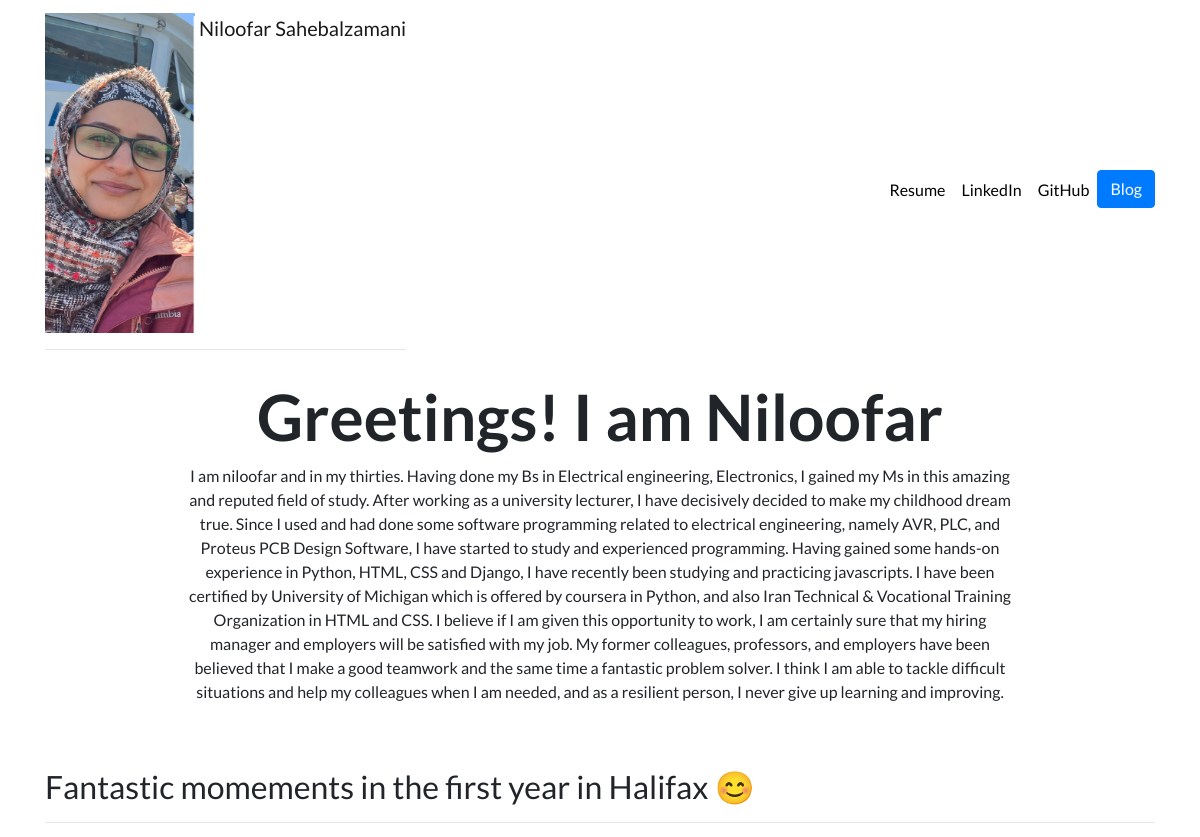
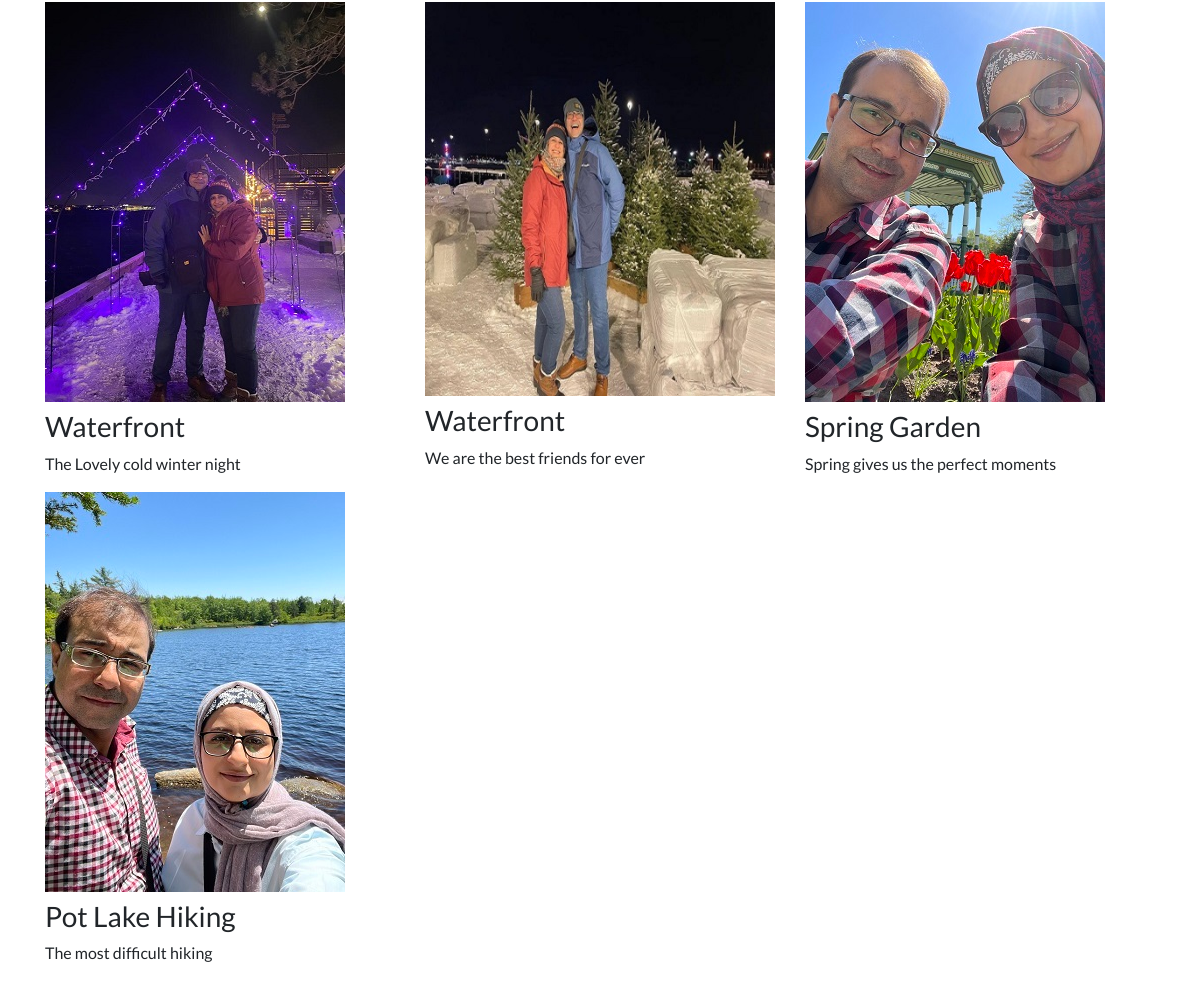
The page / on the database its author committed (2 pictures, top to bottom).
### portfolio/models.py (models this page shows, shortened)
class Project(models.Model):
    title=models. CharField(max_length=100)
    description=models.CharField(max_length=250)
    image=models.ImageField(upload_to='portfolio/images/')
    url=models.URLField(blank=True)

### portfolio/views.py (the view)
# urls.py: 2. Add a URL to urlpatterns:  path('', views.home, name='home')
def home(request):
   projects = Project.objects.all()
   return render(request, 'portfolio/home.html', {'projects':projects})

### portfolio/templates/portfolio/home.html
{% extends "portfolio/base.html" %}
{% load static %}
{% block content %}
<div class="row justify-content-center mb-3">
  <div class="col-md-9 text-center">
    <h1 id="hometext" class="font-weight-bold">Greetings! I am Niloofar</h1>
    <p> I am niloofar and in my thirties. Having done my Bs in Electrical engineering, Electronics, I gained my Ms in this amazing and reputed field of study. After working as a university lecturer, I have decisively decided to make my childhood dream true. Since I used and had done some software programming related to electrical engineering, namely AVR, PLC, and Proteus PCB Design Software, I have started to study and experienced programming. Having gained some hands-on experience in Python, HTML, CSS and Django, I have recently been studying and practicing javascripts.
        I have been certified by University of Michigan which is offered by coursera in Python, and also Iran Technical & Vocational Training Organization in HTML and CSS. I believe if I am given this opportunity to work, I am certainly sure that my hiring manager and employers will be satisfied with my job. My former colleagues, professors, and employers have been believed that I make a good teamwork and the same time a fantastic problem solver. I think I am able to tackle difficult situations and help my colleagues when I am needed, and as a resilient person, I never give up learning and improving.
</p>
  </div>
</div>
<h2 class="mt-5">Fantastic momements in the first year in Halifax 😊</h2>
<hr>
<div class="row">
  {% for project in projects %}
  <div class="col-lg-4 col-md-6">
    {% if project.url %}
    <a href="{{ project.url }}">
      <img src="{{ project.image.url }}" class="img-fluid mb-2">
    </a>
    {% else %}
    <img src="{{ project.image.url }}" class="img-fluid mb-2">
    {% endif %}
    <h3>{{ project.title }}</h3>
    <p>{{ project.description }}</p>
  </div>
  {% endfor %}
</div>
{% endblock %}

### portfolio/templates/portfolio/base.html (shortened to what this page needs)
{% load static %}
<!doctype html>
<html lang="en">
<head>
  <link rel="stylesheet" href="https://stackpath.bootstrapcdn.com/bootstrap/4.4.1/css/bootstrap.min.css">
  <link rel="stylesheet" href="{% static "portfolio/custom.css" %}">
</head>
<body>
  <nav id="topNav" class="navbar navbar-expand-md navbar-light">
    <div class="container">
      <a class="navbar-brand" href="{% url 'home' %}">
        <img src="{% static "portfolio/IMG_0106.jpg" %}" width="150" height="320" class="d-inline-block align-top" alt="Niloofar">
        <span>Niloofar Sahebalzamani
          <hr>
        </span>
      </a>
      <div class="collapse navbar-collapse text-center" id="navbarNav">
        <ul class="navbar-nav ml-auto">
          <li class="nav-item">
            <a class="nav-link" href="{% static "portfolio/Resume.pdf" %}">Resume</a>
          </li>
          <li class="nav-item">
            <a class="nav-link" href="https://www.linkedin.com/in/niloofar-sahebalzamani-a1bba2168" target="_blank">LinkedIn</a>
          </li>
          <li class="nav-item">
            <a class="nav-link" href="https://github.com/niloofar13326" target="_blank">GitHub</a>
          </li>
          <li>
            <a role="button" href="{% url 'blog:all_blogs' %}" class="btn btn-primary">Blog</a>
          </li>
        </ul>
      </div>
    </div>
  </nav>
  <div class="container">
    {% block content %}{% endblock %}
  </div>
</body>
</html>

### portfolio/static/portfolio/custom.css (style rules this page uses)
.navbar-nav .nav-link { color: rgba(0,0,0,1) !important; }
body { font-family: 'Lato', sans-serif; }
@media (min-width: 992px) { #hometext { font-size: 4rem; } }

### rows shown on the page
Project: image (picture), title "Waterfront", description "The Lovely cold winter night"
Project: image (picture), title "Waterfront", description "We are the best friends for ever"
Project: image (picture), title "Spring Garden", description "Spring gives us the perfect moments"
Project: image (picture), title "Pot Lake Hiking", description "The most difficult hiking"
